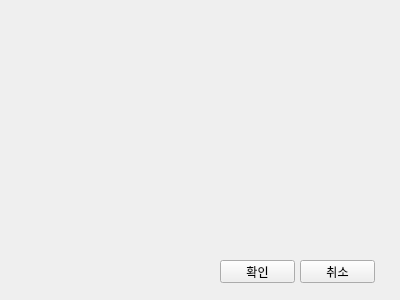
<?xml version="1.0" encoding="UTF-8"?>
<ui version="4.0">
 <class>Form</class>
 <widget class="QWidget" name="Form">
  <property name="geometry">
   <rect>
    <x>0</x>
    <y>0</y>
    <width>400</width>
    <height>300</height>
   </rect>
  </property>
  <property name="windowTitle">
   <string>Form</string>
  </property>
  <widget class="QPushButton" name="pushButton">
   <property name="geometry">
    <rect>
     <x>220</x>
     <y>260</y>
     <width>75</width>
     <height>23</height>
    </rect>
   </property>
   <property name="text">
    <string>확인</string>
   </property>
  </widget>
  <widget class="QPushButton" name="pushButton_2">
   <property name="geometry">
    <rect>
     <x>300</x>
     <y>260</y>
     <width>75</width>
     <height>23</height>
    </rect>
   </property>
   <property name="text">
    <string>취소</string>
   </property>
  </widget>
 </widget>
 <resources/>
 <connections/>
</ui>
